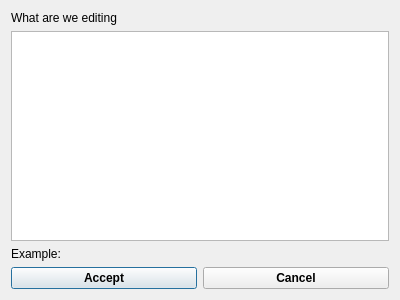
<?xml version="1.0" encoding="UTF-8"?>
<ui version="4.0">
 <class>AEditChannelsDialog</class>
 <widget class="QDialog" name="AEditChannelsDialog">
  <property name="geometry">
   <rect>
    <x>0</x>
    <y>0</y>
    <width>400</width>
    <height>300</height>
   </rect>
  </property>
  <property name="windowTitle">
   <string>Dialog</string>
  </property>
  <layout class="QVBoxLayout" name="verticalLayout">
   <item>
    <widget class="QLabel" name="labTitle">
     <property name="text">
      <string>What are we editing</string>
     </property>
    </widget>
   </item>
   <item>
    <widget class="QPlainTextEdit" name="pteEdit"/>
   </item>
   <item>
    <widget class="QLabel" name="labExample">
     <property name="text">
      <string>Example:</string>
     </property>
    </widget>
   </item>
   <item>
    <layout class="QHBoxLayout" name="horizontalLayout">
     <item>
      <widget class="QPushButton" name="pbAccept">
       <property name="font">
        <font>
         <weight>75</weight>
         <bold>true</bold>
        </font>
       </property>
       <property name="text">
        <string>Accept</string>
       </property>
      </widget>
     </item>
     <item>
      <widget class="QPushButton" name="pbCancel">
       <property name="font">
        <font>
         <weight>75</weight>
         <bold>true</bold>
        </font>
       </property>
       <property name="text">
        <string>Cancel</string>
       </property>
      </widget>
     </item>
    </layout>
   </item>
  </layout>
 </widget>
 <resources/>
 <connections/>
</ui>
